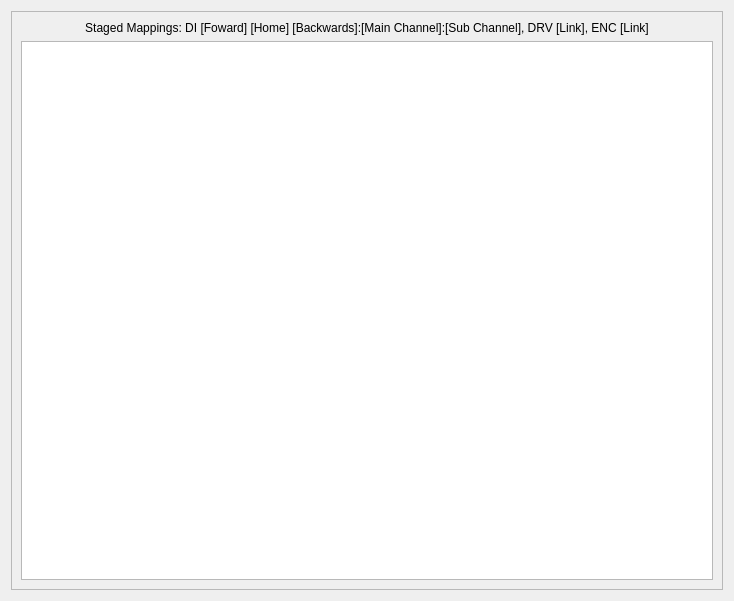
<?xml version="1.0" encoding="UTF-8"?>
<ui version="4.0">
 <class>Form</class>
 <widget class="QWidget" name="Form">
  <property name="geometry">
   <rect>
    <x>0</x>
    <y>0</y>
    <width>734</width>
    <height>601</height>
   </rect>
  </property>
  <property name="windowTitle">
   <string>Form</string>
  </property>
  <layout class="QVBoxLayout" name="verticalLayout_2">
   <item>
    <widget class="QScrollArea" name="scrollArea">
     <property name="widgetResizable">
      <bool>true</bool>
     </property>
     <widget class="QWidget" name="scrollAreaWidgetContents_2">
      <property name="geometry">
       <rect>
        <x>0</x>
        <y>0</y>
        <width>714</width>
        <height>581</height>
       </rect>
      </property>
      <layout class="QVBoxLayout" name="verticalLayout_4">
       <item>
        <layout class="QVBoxLayout" name="verticalLayout_3">
         <item>
          <widget class="QLabel" name="label">
           <property name="text">
            <string>Staged Mappings: DI [Foward] [Home] [Backwards]:[Main Channel]:[Sub Channel], DRV [Link], ENC [Link]</string>
           </property>
           <property name="alignment">
            <set>Qt::AlignCenter</set>
           </property>
          </widget>
         </item>
         <item>
          <widget class="QListWidget" name="staged_mappings_list"/>
         </item>
        </layout>
       </item>
      </layout>
     </widget>
    </widget>
   </item>
  </layout>
 </widget>
 <resources/>
 <connections/>
</ui>
